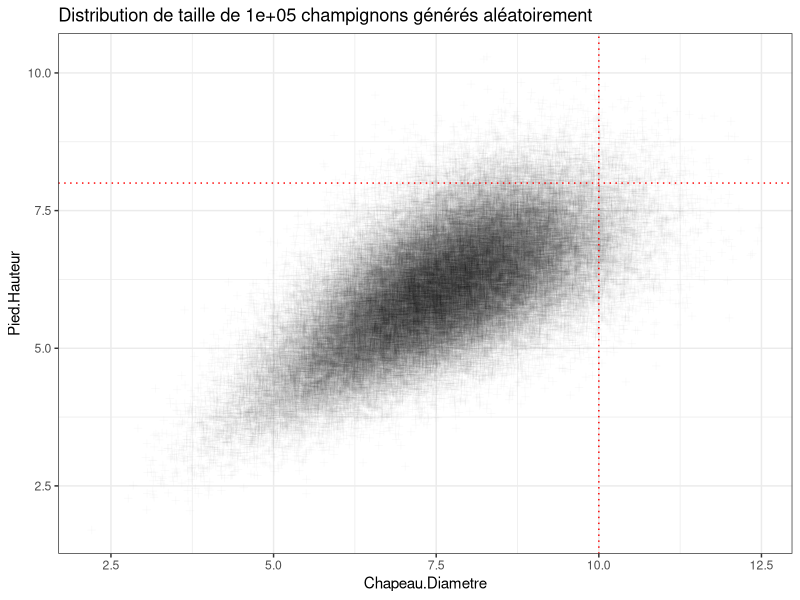
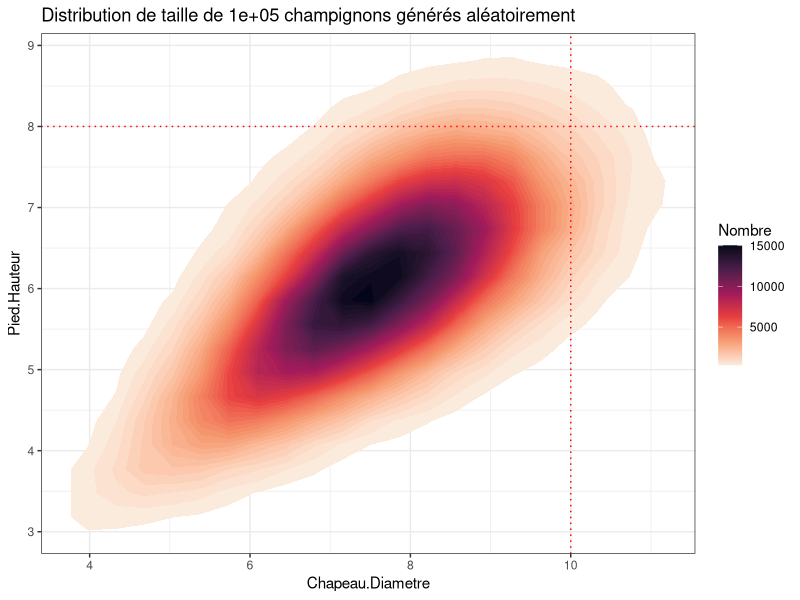

R code for these plots, in order:
##########################
#     INITIALISATION     #
##########################

# Chargement des bibliothèques
library(tidyverse)    # Outils génériques

##################################
#       FACTEUR CROISSANCE       #
##################################

# A FAIRE


###############################
#       DISTRIBUTION 2D       #
###############################

n_champis <- 1e5      # Nombre de champignons
f_crois <- 2          # Facteur de croissance

Chap.Diam <- 10
Pied.Haut <- 8

Champi_demo <- NULL
Champi_demo$FacteurTaille <- rbeta(n = n_champis, shape1 = 6*f_crois, shape2 =4, ncp = .5*f_crois)
Champi_demo$Chapeau.Diametre <- Chap.Diam*Champi_demo$FacteurTaille*rnorm(n = n_champis, mean = 1, sd = .1)
Champi_demo$Pied.Hauteur <- Pied.Haut*Champi_demo$FacteurTaille*rnorm(n = n_champis, mean = 1, sd = .1)
Champi_demo <- as.data.frame(Champi_demo)

scatter2d <-ggplot(data = Champi_demo, aes(x = Chapeau.Diametre, y = Pied.Hauteur)) +
  ggtitle(paste0("Distribution de taille de ", n_champis, " champignons générés aléatoirement")) +
  geom_point(shape = 3, alpha = 2e3/n_champis) +
  theme_bw() +
  geom_vline(xintercept = Chap.Diam, linetype = "dotted", color = "red") +
  geom_hline(yintercept = Pied.Haut, linetype = "dotted", color = "red")

densite2d <- ggplot(data = Champi_demo, aes(x = Chapeau.Diametre, y = Pied.Hauteur)) +
  ggtitle(paste0("Distribution de taille de ", n_champis, " champignons générés aléatoirement")) +
  # geom_density2d_filled(bins = 100) +
  # geom_density2d(bins=15, color = "white", alpha = .2) +
  # scale_fill_viridis_d(option = "H", direction = 1) + #B,F,G (H)
  # theme(legend.position="none") +
  stat_density_2d(geom = "polygon", contour = TRUE, contour_var = "count",       #density, count, ndensity
                  aes(fill = after_stat(level)),
                  bins = 50, n = 30) +
  scale_fill_viridis_c(option = "F", direction = -1, name = "Nombre") + #B,F,G (H)
  theme_bw() +
  geom_vline(xintercept = Chap.Diam, linetype = "dotted", color = "red") +
  geom_hline(yintercept = Pied.Haut, linetype = "dotted", color = "red")

scatter2d
densite2d
